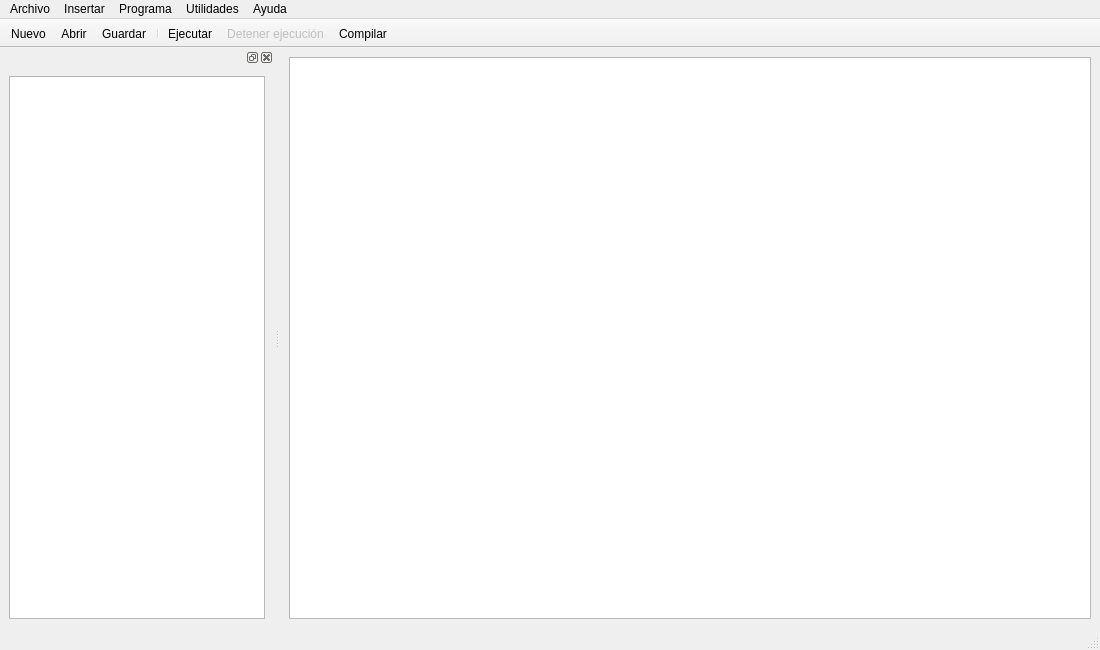
<?xml version="1.0" encoding="UTF-8"?>
<ui version="4.0">
 <class>MainWindow</class>
 <widget class="QMainWindow" name="MainWindow">
  <property name="geometry">
   <rect>
    <x>0</x>
    <y>0</y>
    <width>1100</width>
    <height>650</height>
   </rect>
  </property>
  <property name="windowTitle">
   <string>LPP</string>
  </property>
  <widget class="QWidget" name="centralwidget">
   <layout class="QHBoxLayout" name="horizontalLayout_2">
    <item>
     <widget class="LppEditor" name="edtSourceCode">
      <property name="font">
       <font>
        <family>Liberation Mono</family>
        <pointsize>14</pointsize>
       </font>
      </property>
     </widget>
    </item>
   </layout>
  </widget>
  <widget class="QMenuBar" name="menubar">
   <property name="geometry">
    <rect>
     <x>0</x>
     <y>0</y>
     <width>1100</width>
     <height>22</height>
    </rect>
   </property>
   <widget class="QMenu" name="menuArchivo">
    <property name="title">
     <string>Archivo</string>
    </property>
    <addaction name="actionNuevoPrg"/>
    <addaction name="actionAbrir"/>
    <addaction name="actionGuardar"/>
    <addaction name="actionGuardar_como"/>
    <addaction name="separator"/>
    <addaction name="actionSalir"/>
   </widget>
   <widget class="QMenu" name="menuInsertar">
    <property name="title">
     <string>Insertar</string>
    </property>
    <addaction name="actionBloque_si_fin_si"/>
    <addaction name="actionBloque_si_sino_fin_si"/>
    <addaction name="actionBloque_caso_fin_caso"/>
    <addaction name="actionBloque_para_fin_para"/>
    <addaction name="actionBloque_mientras_fin_mientas"/>
    <addaction name="actionBloque_repita_hasta"/>
   </widget>
   <widget class="QMenu" name="menuPrograma">
    <property name="title">
     <string>Programa</string>
    </property>
    <addaction name="actionCompilarPrg"/>
    <addaction name="actionEjecutarPrg"/>
    <addaction name="actionDetenerPrg"/>
    <addaction name="separator"/>
    <addaction name="actionSig_instrucci_n_profundidad"/>
    <addaction name="actionSig_instrucci_n_superficial"/>
    <addaction name="separator"/>
    <addaction name="actionPunto_de_interrupci_n"/>
    <addaction name="actionBorrar_puntos_de_interrupci_n"/>
    <addaction name="separator"/>
    <addaction name="actionMostrar_variables"/>
    <addaction name="actionMostrar_salida"/>
    <addaction name="actionMostrar_inspector_de_subprogramas"/>
   </widget>
   <widget class="QMenu" name="menuUtilidades">
    <property name="title">
     <string>Utilidades</string>
    </property>
    <addaction name="actionGenerar_codigo_C"/>
    <addaction name="actionGenerar_ejecutable"/>
   </widget>
   <widget class="QMenu" name="menuAyuda">
    <property name="title">
     <string>Ayuda</string>
    </property>
    <addaction name="actionAyuda_de_LPP"/>
    <addaction name="actionAcerca_de_LPP"/>
   </widget>
   <addaction name="menuArchivo"/>
   <addaction name="menuInsertar"/>
   <addaction name="menuPrograma"/>
   <addaction name="menuUtilidades"/>
   <addaction name="menuAyuda"/>
  </widget>
  <widget class="QStatusBar" name="statusbar"/>
  <widget class="QDockWidget" name="dockWidget">
   <property name="allowedAreas">
    <set>Qt::LeftDockWidgetArea</set>
   </property>
   <attribute name="dockWidgetArea">
    <number>1</number>
   </attribute>
   <widget class="QWidget" name="dockWidgetContents">
    <layout class="QHBoxLayout" name="horizontalLayout">
     <item>
      <widget class="QTreeView" name="tvSubprgs"/>
     </item>
    </layout>
   </widget>
  </widget>
  <widget class="QToolBar" name="toolBar">
   <property name="windowTitle">
    <string>toolBar</string>
   </property>
   <property name="movable">
    <bool>false</bool>
   </property>
   <property name="allowedAreas">
    <set>Qt::TopToolBarArea</set>
   </property>
   <property name="iconSize">
    <size>
     <width>32</width>
     <height>32</height>
    </size>
   </property>
   <attribute name="toolBarArea">
    <enum>TopToolBarArea</enum>
   </attribute>
   <attribute name="toolBarBreak">
    <bool>false</bool>
   </attribute>
   <addaction name="actionNuevoPrg"/>
   <addaction name="actionAbrir"/>
   <addaction name="actionGuardar"/>
   <addaction name="separator"/>
   <addaction name="actionEjecutarPrg"/>
   <addaction name="actionDetenerPrg"/>
   <addaction name="actionCompilarPrg"/>
  </widget>
  <action name="actionNuevoPrg">
   <property name="icon">
    <iconset resource="lpp_res.qrc">
     <normaloff>:/images/file-new.png</normaloff>:/images/file-new.png</iconset>
   </property>
   <property name="text">
    <string>Nuevo</string>
   </property>
  </action>
  <action name="actionAbrir">
   <property name="icon">
    <iconset resource="lpp_res.qrc">
     <normaloff>:/images/open-file.png</normaloff>:/images/open-file.png</iconset>
   </property>
   <property name="text">
    <string>Abrir</string>
   </property>
   <property name="shortcut">
    <string>Ctrl+O</string>
   </property>
  </action>
  <action name="actionGuardar">
   <property name="icon">
    <iconset resource="lpp_res.qrc">
     <normaloff>:/images/save.png</normaloff>:/images/save.png</iconset>
   </property>
   <property name="text">
    <string>Guardar</string>
   </property>
   <property name="shortcut">
    <string>Ctrl+S</string>
   </property>
  </action>
  <action name="actionGuardar_como">
   <property name="icon">
    <iconset resource="lpp_res.qrc">
     <normaloff>:/images/save_as.png</normaloff>:/images/save_as.png</iconset>
   </property>
   <property name="text">
    <string>Guardar como</string>
   </property>
  </action>
  <action name="actionSalir">
   <property name="icon">
    <iconset resource="lpp_res.qrc">
     <normaloff>:/images/exit.png</normaloff>:/images/exit.png</iconset>
   </property>
   <property name="text">
    <string>Salir</string>
   </property>
  </action>
  <action name="actionBloque_si_fin_si">
   <property name="text">
    <string>Bloque si ... fin si</string>
   </property>
  </action>
  <action name="actionBloque_si_sino_fin_si">
   <property name="text">
    <string>Bloque si ... sino ... fin si</string>
   </property>
  </action>
  <action name="actionBloque_caso_fin_caso">
   <property name="text">
    <string>Bloque caso ... fin caso</string>
   </property>
  </action>
  <action name="actionBloque_para_fin_para">
   <property name="text">
    <string>Bloque para ... fin para</string>
   </property>
  </action>
  <action name="actionBloque_mientras_fin_mientas">
   <property name="text">
    <string>Bloque mientras ... fin mientras</string>
   </property>
  </action>
  <action name="actionBloque_repita_hasta">
   <property name="text">
    <string>Bloque repita ... hasta</string>
   </property>
  </action>
  <action name="actionCompilarPrg">
   <property name="icon">
    <iconset resource="lpp_res.qrc">
     <normaloff>:/images/compile.png</normaloff>:/images/compile.png</iconset>
   </property>
   <property name="text">
    <string>Compilar</string>
   </property>
  </action>
  <action name="actionEjecutarPrg">
   <property name="icon">
    <iconset resource="lpp_res.qrc">
     <normaloff>:/images/run.png</normaloff>:/images/run.png</iconset>
   </property>
   <property name="text">
    <string>Ejecutar</string>
   </property>
  </action>
  <action name="actionDetenerPrg">
   <property name="enabled">
    <bool>false</bool>
   </property>
   <property name="icon">
    <iconset resource="lpp_res.qrc">
     <normaloff>:/images/abort-icon.png</normaloff>:/images/abort-icon.png</iconset>
   </property>
   <property name="text">
    <string>Detener ejecución</string>
   </property>
  </action>
  <action name="actionSig_instrucci_n_profundidad">
   <property name="text">
    <string>Sig. instrucción (profundidad)</string>
   </property>
  </action>
  <action name="actionSig_instrucci_n_superficial">
   <property name="text">
    <string>Sig. instrucción (superficial)</string>
   </property>
  </action>
  <action name="actionPunto_de_interrupci_n">
   <property name="text">
    <string>Punto de interrupción</string>
   </property>
  </action>
  <action name="actionBorrar_puntos_de_interrupci_n">
   <property name="text">
    <string>Borrar puntos de interrupción</string>
   </property>
  </action>
  <action name="actionMostrar_variables">
   <property name="text">
    <string>Mostrar variables</string>
   </property>
  </action>
  <action name="actionMostrar_salida">
   <property name="text">
    <string>Mostrar salida</string>
   </property>
  </action>
  <action name="actionMostrar_inspector_de_subprogramas">
   <property name="text">
    <string>Mostrar inspector de subprogramas</string>
   </property>
  </action>
  <action name="actionGenerar_codigo_C">
   <property name="text">
    <string>Generar codigo C++</string>
   </property>
  </action>
  <action name="actionGenerar_ejecutable">
   <property name="text">
    <string>Generar ejecutable</string>
   </property>
  </action>
  <action name="actionAyuda_de_LPP">
   <property name="text">
    <string>Ayuda de LPP</string>
   </property>
  </action>
  <action name="actionAcerca_de_LPP">
   <property name="text">
    <string>Acerca de LPP</string>
   </property>
  </action>
 </widget>
 <customwidgets>
  <customwidget>
   <class>LppEditor</class>
   <extends>QPlainTextEdit</extends>
   <header>lpp_editor.h</header>
  </customwidget>
 </customwidgets>
 <resources>
  <include location="lpp_res.qrc"/>
 </resources>
 <connections/>
</ui>
